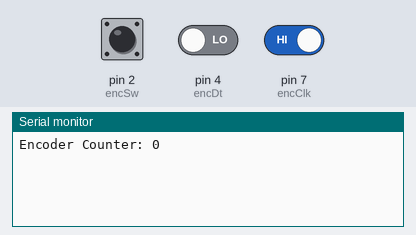
Recording of a sketch running on a simulated Arduino Uno, built with avr-gcc and run on an emulated ATmega328P. On the bench: the last lines printed to the serial monitor. The inputs (shaded band) are chosen by the test bench; at power-on: pin 2 (encSw) HIGH, pin 7 (encClk) HIGH, pin 4 (encDt) LOW.

Above: at 1.2 s.
1.3 s: pin 2 (encSw) pulled LOW for 0.15 s
At 1.8 s:
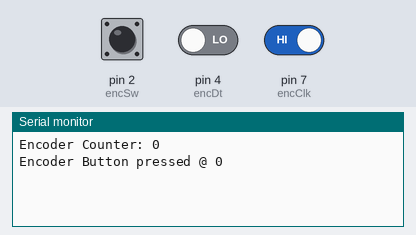
2.9 s: pin 7 (encClk) driven LOW
At 3.7 s:
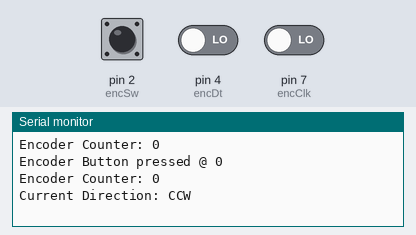
4.4 s: pin 2 (encSw) pulled LOW for 1 s
At 5.3 s:
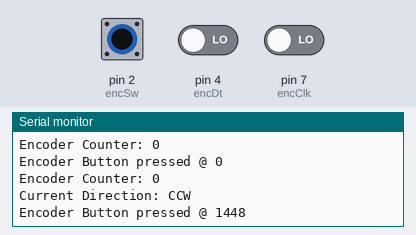

Measured:
- after the input at 1.3 s, the serial monitor: prints a new line at once (image 1)
- after the input at 2.9 s, the serial monitor: prints a new line at once (image 2)
- after the input at 4.4 s, the serial monitor: prints a new line at once (image 3)

The sketch:

rotary_encorder_sample.ino
```cpp
const byte encDt           = 4;
const byte encSw           = 2;
const byte encClk          = 7;

int encCounter             = 0;
unsigned long lastBtnPress = 0;
int encMaxCount            = 9;
int encMinCount            = 0;
int encLastClkState;
int encCurrentClkState;
String encCurrentDir;


void setup() {
  //
  pinMode(encDt, INPUT);                      // Define Pin Mode for the DT connector
  pinMode(encSw, INPUT_PULLUP);               // Define Pin Mode for the SW connector
  pinMode(encClk, INPUT);                     // Define Pin Mode for the CLK ocnnector

  Serial.begin(9600);                         // start Serial Monitor

  encLastClkState = digitalRead(encClk);      // LastClkState will be set to the current ClkReading
  encCurrentClkState = digitalRead(encClk);   // CurrentClkState will be set to the current ClkReading

  Serial.print("Encoder Counter: ");          // print the current Reading (should be 0)
  Serial.println(encCounter);
}

void loop() {
  // Begin our Loop ...
  ReadEncoderChange();
  ReadEncoderBtnPress();
}

void ReadEncoderChange() {
  encCurrentClkState = digitalRead(encClk);   // Read Clk State

  if(encCurrentClkState != encLastClkState && encCurrentClkState == 0) {
    if(digitalRead(encDt) != encCurrentClkState) {
      encCounter ++ ;                         // Increase the Counter, but only until MaxCount has been reached
      if(encCounter > encMaxCount) {
        encCounter = encMaxCount;
      }
      encCurrentDir = "CW";
    }
    else {
      encCounter -- ;                         // Decrease the Counter, but only until MinCount has been reached
      if (encCounter < encMinCount) {
        encCounter = encMinCount;
      }
      encCurrentDir = "CCW";
    }
    Serial.print("Encoder Counter: ");
    Serial.println(encCounter);
    Serial.print("Current Direction: ");
    Serial.println(encCurrentDir);
  }
  encLastClkState = encCurrentClkState;
}

void ReadEncoderBtnPress() {
  int encBtnState = digitalRead(encSw);
  if(!encBtnState) {                          // If we want do do something when the Button on the Encoder has been pushed, we can do it here...
                                              // Since it is defined as Input_Pullup, we need to invert the logic
    if(millis() - lastBtnPress > 50) {
      //resetCounter();
      Serial.print("Encoder Button pressed @ ");
      Serial.println(lastBtnPress);
    }
    lastBtnPress = millis();
  }
}
```
